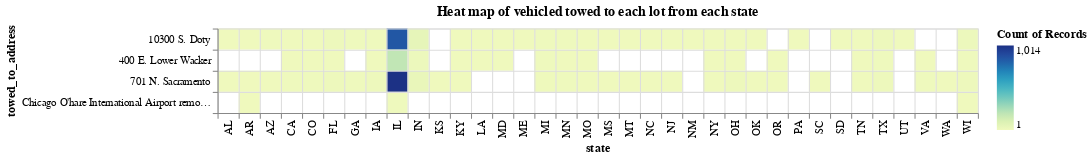

The cell this chart's notebook holds for it:
### Markdown cell above
# Heat map of vehicled towed to each impound lot from each state
This heat map shows which impound lot the vehicles towed from each state in Chicago (as per their license plate) tend to end up.

### Code cell
# state_counts = df['state'].value_counts() # make a count of all the state plates
# state_keep = state_counts[state_counts >= 10].index # specify that we are keeping only states that have 10 vehicles and over, to reduce visualization cluttering
# df_states = df[df['state'].isin(state_keep)] # creates a new dataframe with states that have a count of 10 and over

spec = {
  "$schema": "https://vega.github.io/schema/vega-lite/v5.json",
  "title": "Heat map of vehicled towed to each lot from each state",
  "data": {
    "values": df.to_csv(),
    "format": {
      "type": "csv"
    }
  },
  "mark": {"type": "rect", "tooltip": True},
  "encoding": {
    "x": {"type": "nominal","field": "state"},
    "y": {"field": "towed_to_address", "type": "nominal"},
    "color": {"aggregate": "count"}
  },
  "config": {
    "axis": {"grid": True, "tickBand": "extent"}
  }
}


display(alt.display.html_renderer(spec), raw=True)
